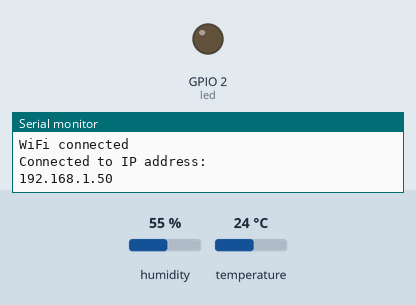
Bench run of a sketch on a simulated ESP32. Parts: output pins drawn as LEDs (lit = HIGH), the last lines printed to the serial monitor. The inputs (shaded band) are chosen by the test bench; at power-on: temperature 24 °C, humidity 55 %. WiFi joins after 1.5 s; servers stay silent unless stated; uploads are accepted with an empty reply; not simulated (calls return 0 or success): credentials.h.

Above: at 3.2 s.
3.3 s: temperature set to 31 °C
6.9 s: temperature set to 34 °C
At 10.4 s:
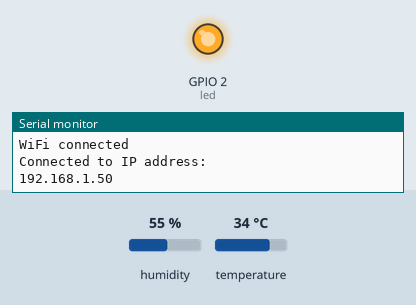
10.8 s: temperature set to 12 °C
At 13.0 s:
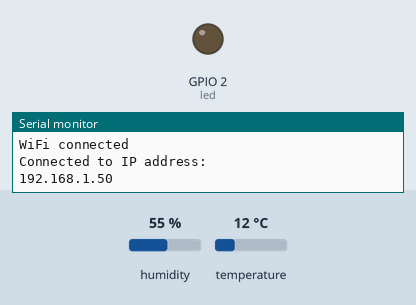
14.4 s: temperature set to 33 °C
At 18.0 s:
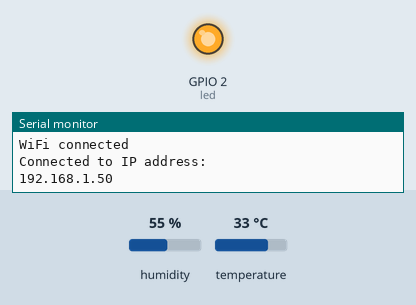
Timing chart, 0 to 19.2 s (numbered marks = the images above; inputs shaded):
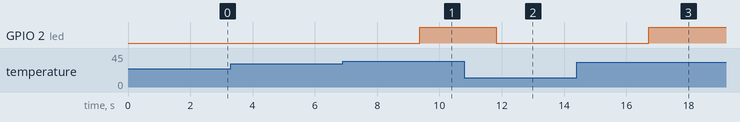

The sketch:

client-esp32.ino
```cpp
#include <DHT.h>
#include <DHT_U.h>
#include <WiFiClientSecure.h>
#include <WiFi.h>
#include "credentials.h"
#include <PubSubClient.h>
#include <ArduinoJson.h>


const char* server = "5000-jhormanvill-iotpythonse-yyidrmy03ln.ws-us117.gitpod.io";
const int httpsPort = 443;
const char* Endpoint = "/data";

//IPAddress server(35, 175, 188, 98);

#define dhtpin 14
#define DHTTYPE DHT11
#define led 2

#define temperature_topic "esp32/pub"

float h;
float t;

WiFiClientSecure client;


DHT dht(dhtpin, DHTTYPE);


void setup()
{
  // put your setup code here, to run once:

  //pinMode(11, INPUT);
  Serial.begin(9600);
  dht.begin();
  pinMode(led, OUTPUT);


  Serial.print("Attempting to connect to SSID: ");
  Serial.println(ssid);
  WiFi.begin(ssid, password);

    // attempt to connect to Wifi network:
  while (WiFi.status() != WL_CONNECTED) {
    Serial.print(".");
    // wait 1 second for re-trying
    delay(1000);
  }

  Serial.println("WiFi connected");
  Serial.println("Connected to IP address: ");
  Serial.println(WiFi.localIP());

  Serial.print("Connected to ");
  Serial.println(ssid);

  client.setInsecure(); //ignore ssl/tls certificate errors

}

void loop()
{
  // put your main code here, to run repeatedly:


  if (WiFi.status() != WL_CONNECTED) {
    Serial.println("WiFi connection lost. Reconnecting...");
    WiFi.begin(ssid, password);
  }

  Serial.println("WiFi connected");
  Serial.println("Connected to IP address: ");
  Serial.println(WiFi.localIP());


  delay(2000);

  h = dht.readHumidity();
  t = dht.readTemperature();


  Serial.print(F("Humidity: "));
  Serial.print(h);
  Serial.println("%");
  Serial.print(F("Temperature: "));
  Serial.print(t);
  Serial.println(F("°C "));

if (client.connect(server, httpsPort)) {
  Serial.println("Connected to server");
  String postData = "humidity=" + String(h) + "&temperature=" + String(t);
  client.println("POST " + String(Endpoint) + " HTTP/1.1");
  client.println("Host: " + String(server));
  client.println("Content-Type: application/x-www-form-urlencoded");
  client.println("Connection: close");
  client.println("Content-Length: " + String(postData.length()));
  client.println();
  client.println(postData);


  while (client.connected() || client.available()) {
    String line = client.readStringUntil('\n');
    if (line == "\r") {
      Serial.println("Headers received, response:");
      } else {
        Serial.println(line);
        }
        }
  client.stop();
  Serial.println("Data sent and connection closed");

}else {
  Serial.println("Connection failed to server");
}


  if (t>=33){
    digitalWrite(led, HIGH);
  }else{
    digitalWrite(led, LOW);
  }

}
```

Measured:
- the behaviour switches between 32 and 33 °C on temperature (found by bisection; images 0 and 1)
- after the input at 6.9 s, GPIO 2 (led): LOW → HIGH after 2.5 s
- after the input at 10.8 s, GPIO 2 (led): HIGH → LOW after 1.0 s
- after the input at 14.4 s, GPIO 2 (led): LOW → HIGH after 2.3 s
